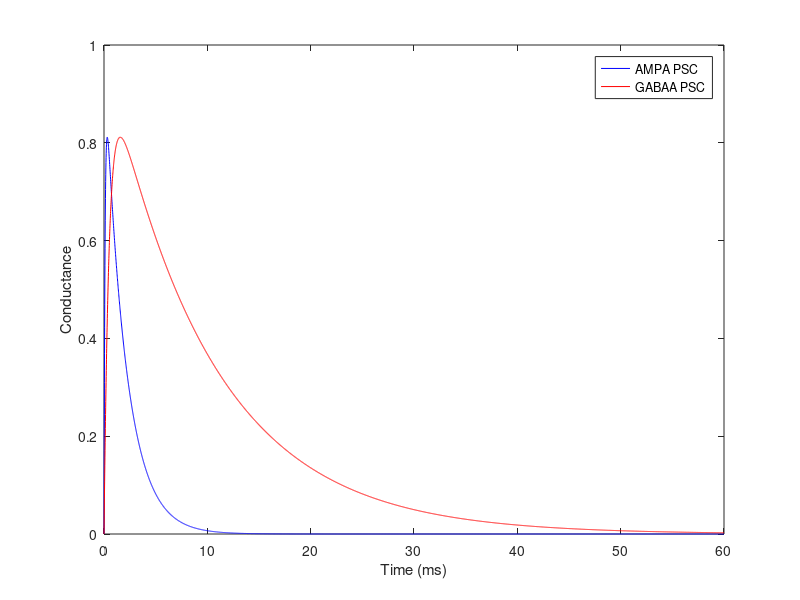
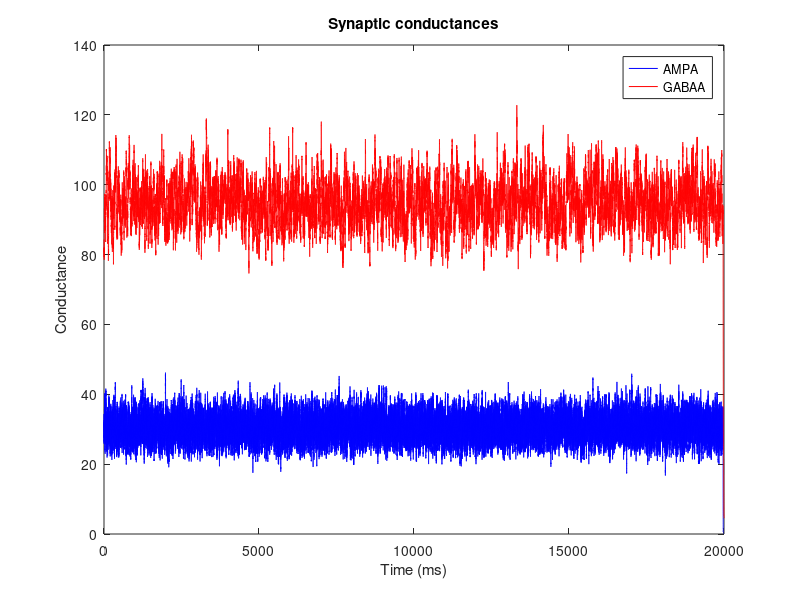
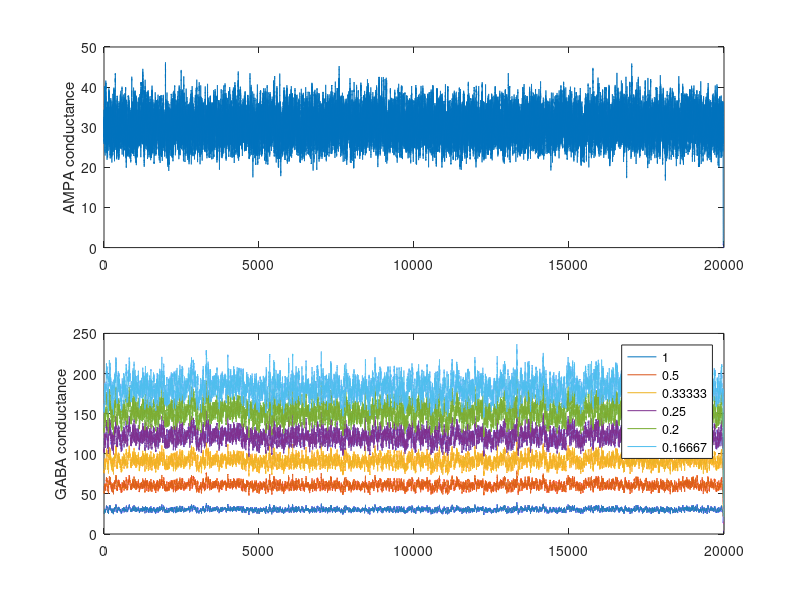
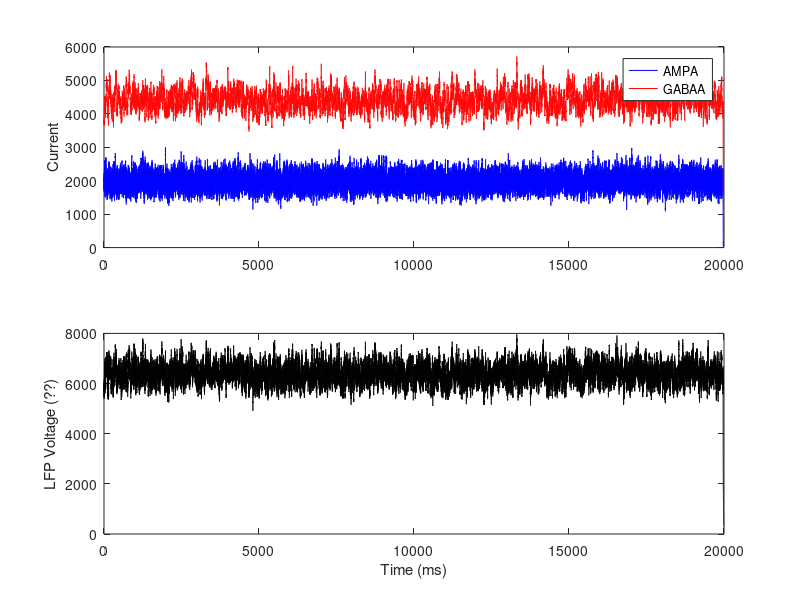

The MATLAB script that drew these images, in order: (Note: this script raises an error after producing the figures.)
clear variables
close all

%% Simulation parameters
dt = 0.01; % ms
sim_length=20000; % [ms]
T = 0:dt:sim_length; % ms
T_PSC = 0:dt:60;

%% Model spec
% Population Firing Rate (E, I) 2 Hz, 5 Hz
% Population Size (E, I) 8000, 2000
% Resting Membrane Potential 65 mV
% Reversal Potential (AMPA, GABAA) 0 mV, 80 mV
% Conductance Rise Time (AMPA, GABAA) 0.1 ms, 0.5 ms
% Conductance Decay Time (AMPA, GABAA) 2 ms, 10 ms
% E:I Ratio 1:2 to 1:6


Poisson_rate_AMPA=8000*2; % [Hz] for all external Poisson input
Poisson_rate_GABAA=2000*5; % [Hz] for all external Poisson input
ERest = 65;
EextAMPA = 0;
EextGABAA = -80;

tau_riseAMPA = 0.1; % ms rise time constant
tau_riseGABAA = 0.5; % ms rise time constant

tauAMPA = 2; % ms decay time constant
tauGABAA = 10; % ms decay time constant

EI_ratios = 1./(1:6);


%% Make PSC timeseries

PSC_E = -exp(-T_PSC./tau_riseAMPA) + exp(-T_PSC./tauAMPA);
PSC_I = -exp(-T_PSC./tau_riseGABAA) + exp(-T_PSC./tauGABAA);

figure(1)
plot(T_PSC,PSC_E,'b',T_PSC,PSC_I,'r')
legend('AMPA PSC','GABAA PSC')
xlabel('Time (ms)')
ylabel('Conductance')

%% Make poisson inputs

spikes_E = double(rand(size(T))<Poisson_rate_AMPA*dt/1000);
spikes_I = double(rand(size(T))<Poisson_rate_GABAA*dt/1000);

%% Convolve PSCs with spike trains

conductance_E = conv(spikes_E,PSC_E,'same');
conductance_I = conv(spikes_I,PSC_I,'same');

figure(2)
plot(T,conductance_E,'b',T,conductance_I,'r')
title('Synaptic conductances')
legend('AMPA','GABAA')
xlabel('Time (ms)')
ylabel('Conductance')

%% Adjust excitation and inhibition balance
adjusted_conductance_I = (1./EI_ratios)'*conductance_I*mean(conductance_E)/mean(conductance_I) ;

figure(3)
subplot(2,1,1)
plot(T,conductance_E)
ylabel('AMPA conductance')
subplot(2,1,2)
plot(T,adjusted_conductance_I)
ylabel('GABA conductance')
legend(cellfun(@num2str,num2cell(EI_ratios),'uniformoutput',false))

%% Compute current
I_E = conductance_E*(ERest-EextAMPA);
I_I = adjusted_conductance_I*(ERest-EextGABAA);

LFP = bsxfun(@plus,I_E,I_I);


sel = 1;
figure(4)
ax(1)=subplot(2,1,1);
plot(T,I_E,'b',T,I_I(sel,:),'r')
legend('AMPA','GABAA')
ylabel('Current')
ax(2)=subplot(2,1,2);
plot(T,LFP(sel,:),'k')
ylabel('LFP Voltage (??)')
xlabel('Time (ms)')
linkaxes(ax,'x')


%% Plot spectra
W = 3;
params.tapers = [ceil(sim_length/1000*W) ceil(min(2*sim_length/1000*W-1,20))]; % change 20 to something smaller to make it run faster, less smooth
params.Fs = 1/dt*1000;
params.fpass = [];


[f,P_E] = power_spectrum(I_E',params);
[~,P_I] = power_spectrum(I_I',params);
[~,P_LFP] = power_spectrum(LFP',params);

sel = 1;
figure(5)
loglog(f,P_E,'b',f,P_I(:,sel),'r',f,P_LFP(:,sel),'k')

%% Figure 1 C and D: current is matched between E and I
I_I_rescaled = I_I(1,:)*mean(I_E)/mean(I_I(1,:));
[~,P_I_rescaled] = power_spectrum(I_I_rescaled',params);

LFP_rescaled = I_E+I_I_rescaled;
[~,P_LFP_rescaled] = power_spectrum(LFP_rescaled',params);

figure(6)
set(6,'position',[440   478   843   320])
ax(1)=subplot(2,2,1);
plot(T,I_E,'b',T,I_I_rescaled,'r')
legend('AMPA','GABAA')
ylabel('Current')
ax(2)=subplot(2,2,3);
plot(T,LFP_rescaled,'k')
ylabel('LFP Voltage (??)')
xlabel('Time (ms)')
linkaxes(ax,'x')
xlim([1000 1200])
subplot(2,2,[2 4])
loglog(f,P_E,'b',f,P_I_rescaled,'r',f,P_LFP_rescaled,'k')
xlim([0 150])
legend('AMPA','GABA','LFP')

%% Figure 1E, F
regression_indices = f>30 & f<50;

for i=1:length(EI_ratios)
    fitstatsLFP(i)=regstats(log10(P_LFP(regression_indices,i)'),log10(f(regression_indices)),'linear',{'yhat','rsquare','beta'}); %f(k,o,1050:end) ~ 30-50 Hz
end

figure(7),clf
subplot(1,2,1)
loglog(f,P_LFP(:,2),'g',f,P_LFP(:,end),'m')
hold on
loglog(f(regression_indices),10.^fitstatsLFP(2).yhat,'k','linewidth',2)
loglog(f(regression_indices),10.^fitstatsLFP(end).yhat,'k','linewidth',2)
hold off
text(mean(f(regression_indices)),10.^(mean(fitstatsLFP(2).yhat)),['Slope: ' num2str(fitstatsLFP(2).beta(2))])
text(mean(f(regression_indices)),10.^(mean(fitstatsLFP(end).yhat)),['Slope: ' num2str(fitstatsLFP(end).beta(2))])
xlim([0 150])
legend(['g_E:g_I = ' num2str(EI_ratios(2))],['g_E:g_I = ' num2str(EI_ratios(end))],'location','southwest')
xlabel('Frequency')
ylabel('Power')

betas = [fitstatsLFP(:).beta];
subplot(1,2,2)
plot(EI_ratios(2:end),betas(2,2:end),'k.-')
xlabel('E:I ratio')
ylabel('Slope (30-50 Hz)')
